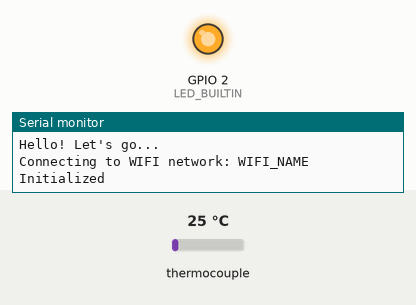
Simulated run of this program. Board: ESP8266 (NodeMCU). Parts: output pins drawn as LEDs (lit = HIGH, except the on-board LED, lit = LOW), the last lines printed to the serial monitor. Dashed ring = blinking. The test bench sets the inputs (shaded band); at power-on: thermocouple 25 °C. WiFi joins after 1.5 s; servers stay silent unless stated; no MQTT or app messages arrive unless stated.

Above: at 2.1 s.
At 2.6 s:
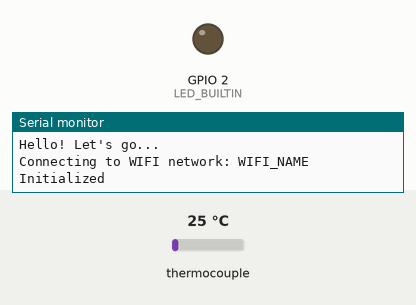
3.8 s: thermocouple set to 6 °C
At 4.3 s:
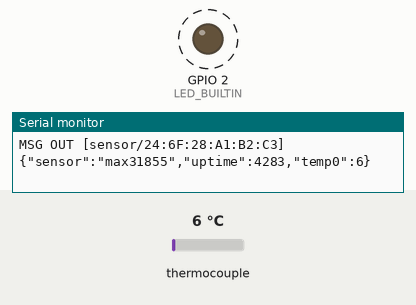
Timing chart, 0 to 12.8 s (numbered marks = the images above; inputs shaded):
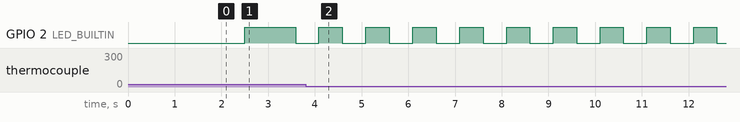

The program:

main.cpp
```cpp
///////////////////////// COMMON HEADER BEGIN
#define CONFIG_WIFI_NAME "WIFI_NAME"
#define CONFIG_WIFI_PSK "WIFI_PASSWORD"
#define CONFIG_MQTT_BROKER_ADDRESS "iot.fh-muenster.de"
#define CONFIG_MQTT_BROKER_USER "MQTT_USER"
#define CONFIG_MQTT_BROKER_PASSWORD "MQTT_PASSWORD"

#define DEBUG_OUTPUT
#define MQTT_OUTPUT

#define OTA_ENABLED
//#define OTA_PASSWORD "bruttonetto"

//#define HMAC_ENABLED
#define HMAC_KEY "d14a028c2a3a2bc9476102bb288234c415a2b01f828ea62ac5b3e42f"

#define BEACON_INTERVAL 5000

//#define MQTT_MAX_PACKET_SIZE 512 << BE AWARE OF THIS!!

#ifndef DEVICE_TYPE
#define DEVICE_TYPE "GENERIC-ESP"
#endif

#include <PubSubClient.h>
#include <ArduinoJson.h>

#ifdef OTA_ENABLED
#include <ArduinoOTA.h>
#endif // OTA_ENABLED

#ifdef HMAC_ENABLED
#include <base64.h>
#include "mbedtls/md.h"
mbedtls_md_context_t md_context;
mbedtls_md_type_t md_type = MBEDTLS_MD_SHA256;
const char *md_key = HMAC_KEY;
#endif // HMAC_ENABLED

#ifdef ESP32
#include <WiFi.h>
#else // ESP32
#include <ESP8266WiFi.h>
#endif // ESP32

// Buffer size used at various places
#define BUFFER_SIZE 512

String mqtt_client_id;
String mqtt_sensor_topic;
String mqtt_beacon_topic;
char mqtt_last_will_buffer[BUFFER_SIZE];

// WiFi / MQTT
WiFiClient espClient;
PubSubClient mqtt_client(espClient);

static bool common_setup(void);
static bool common_loop(void);
static void beacon_send(void);
static bool mqtt_connect(void);
static bool wifi_connect(void);
static bool json_send(const char *mqtt_topic, JsonObject json_data);
static int json_serialize(JsonObject json_data, char *buffer, size_t buffer_size);
///////////////////////// COMMON HEADER END

#define SENSOR_INTERVAL 100

#include <SPI.h>
#include <Wire.h>
#include "Adafruit_MAX31855.h"

// MAX31855 Thermocouple
// Example creating a thermocouple instance with software SPI on any three digital IO pins.
#define MAXDO     12
#define MAXCLK    14
#define MAXCS0    13
#define MAXCS1    16

// Initialize the Thermocouple
Adafruit_MAX31855 thermocouple(MAXCLK, MAXCS0, MAXDO);

static void max31855_send(void);

void setup(void) {
	common_setup();
	delay(500);
}

void loop(void) {
	static long last_value_sent;

	if (!common_loop()) {
		// Something went wrong, skip further execution
		return;
	}

	// Send sensor values every SENSOR_INTERVAL
	if (last_value_sent == 0 || SENSOR_INTERVAL == 0 || (millis() - last_value_sent) >= SENSOR_INTERVAL) {
		last_value_sent = millis();
		max31855_send();
	}

}

static void max31855_send() {
	StaticJsonDocument<512> json_doc;
	JsonObject json_data = json_doc.to<JsonObject>();

	json_data["sensor"]   = "max31855";
	json_data["uptime"]   = millis();
	json_data["temp0"]    = thermocouple.readCelsius();

	json_send(mqtt_sensor_topic.c_str(), json_data);
}

///////////////////////// COMMON FUNCTIONS BEGIN
static bool common_setup(void) {
	Serial.begin(115200);
	delay(2000);
	Serial.println(F("Hello! Let's go..."));

	// We're using the pin for activity indication
	pinMode(LED_BUILTIN, OUTPUT);
	randomSeed(micros());

	// WIFI
	Serial.printf("Connecting to WIFI network: %s\n", CONFIG_WIFI_NAME);
	WiFi.begin(CONFIG_WIFI_NAME, CONFIG_WIFI_PSK);

	// MQTT setup
	mqtt_client.setServer(CONFIG_MQTT_BROKER_ADDRESS, 1883);
	mqtt_client_id = String(WiFi.macAddress());
	mqtt_sensor_topic = "sensor/" + mqtt_client_id;
	mqtt_beacon_topic = "beacon/" + mqtt_client_id;

	// MQTT last will
	StaticJsonDocument<128> json_doc;
	JsonObject json_data  = json_doc.to<JsonObject>();
	json_data["id"]       = mqtt_client_id;
	json_data["type"]     = 2;
	serializeJson(json_data, mqtt_last_will_buffer, BUFFER_SIZE);

#ifdef OTA_ENABLED
#ifdef OTA_PASSWORD
	ArduinoOTA.setPassword(OTA_PASSWORD);
#else // OTA_PASSWORD
	ArduinoOTA.setPassword(mqtt_client_id.c_str());
#endif // OTA_PASSWORD
#ifdef ESP32
	ArduinoOTA.setMdnsEnabled(false);
#endif // ESP32
	ArduinoOTA.setPort(54321);
	ArduinoOTA.onStart([]() {
		String type;
		if (ArduinoOTA.getCommand() == U_FLASH) {
			type = "sketch";
		} else {
			// U_SPIFFS
			type = "filesystem";
		}

		// NOTE: if updating SPIFFS this would be the place to unmount SPIFFS using SPIFFS.end()
		Serial.println("Start updating " + type);
	});

	ArduinoOTA.onProgress([](unsigned int progress, unsigned int total) {
		Serial.printf("Progress: %u%%\r", (progress / (total / 100)));
		digitalWrite(LED_BUILTIN, !digitalRead(LED_BUILTIN));
	});

	ArduinoOTA.onEnd([]() {
		Serial.println("\nEnd");
	});

	ArduinoOTA.onError([](ota_error_t error) {
			Serial.printf("Error[%u]: ", error);

			switch (error) {
				case OTA_AUTH_ERROR:
					Serial.println(F("OTA - Auth failed"));
					break;
				case OTA_BEGIN_ERROR:
					Serial.println(F("OTA - Begin failed"));
					break;
				case OTA_CONNECT_ERROR:
					Serial.println(F("OTA - Connect failed"));
					break;
				case OTA_RECEIVE_ERROR:
					Serial.println(F("OTA - Receive failed"));
					break;
				case OTA_END_ERROR:
					Serial.println(F("OTA - End failed"));
					break;
			}
		});

	ArduinoOTA.begin();
#endif // OTA_ENABLED

#ifdef HMAC_ENABLED
	mbedtls_md_init(&md_context);
	mbedtls_md_setup(&md_context, mbedtls_md_info_from_type(md_type), 1);
#endif // HMAC_ENABLED

	Serial.println(F("Initialized"));
	return true;
}

bool common_loop(void) {
	static long last_beacon_sent;
	static long last_led_toggle;
#ifdef DEBUG_OUTPUT
	static long hz_counter;
	static long hz_counter_delta;
#endif // DEBUG_OUTPUT

	// Toggle status LED as activity indicator
	if (last_led_toggle == 0 || (millis() - last_led_toggle) >= 500) {
		last_led_toggle = millis();
		digitalWrite(LED_BUILTIN, !digitalRead(LED_BUILTIN));
	}

	// Maintain WiFi connection
	if (!wifi_connect()) {
		delay(5000);
		return false;
	}

#ifdef OTA_ENABLED
	ArduinoOTA.handle();
#endif // OTA_ENABLED

#ifdef MQTT_OUTPUT
	// Maintain MQTT connection
	if (!mqtt_connect()) {
		delay(5000);
		return false;
	}
	mqtt_client.loop();
#endif // MQTT_OUTPUT

	// Send a beacon every BEACON_INTERVAL
	if (last_beacon_sent == 0 || BEACON_INTERVAL == 0 || (millis() - last_beacon_sent) >= BEACON_INTERVAL) {
		beacon_send();
		last_beacon_sent = millis();
	}

#ifdef DEBUG_OUTPUT
	if ((millis() - hz_counter_delta) >= 1000) {
		Serial.printf("Loop Freq : %ld Hz\n", hz_counter);
		hz_counter_delta = millis();
		hz_counter = 0;
	}
	hz_counter++;
#endif

	return true;
}

static void beacon_send(void) {
	uint8_t* bssid = WiFi.BSSID();
	char mac[18];
	char desc[64];
	StaticJsonDocument<BUFFER_SIZE> json_doc;
	JsonObject json_data = json_doc.to<JsonObject>();

	snprintf(desc, sizeof(desc), "%s|%s", WiFi.localIP().toString().c_str(), __DATE__);

	json_data["id"]       = mqtt_client_id;
	json_data["type"]     = 1;
	json_data["device"]   = DEVICE_TYPE;
	json_data["desc"]     = desc;
	json_data["rssi"]     = WiFi.RSSI();
	json_data["uptime"]   = millis();

	if (bssid) {
		sprintf(mac, "%02X:%02X:%02X:%02X:%02X:%02X", bssid[0], bssid[1], bssid[2], bssid[3], bssid[4], bssid[5]);
		json_data["bssid"]  = String(mac);
	}

	json_send(mqtt_beacon_topic.c_str(), json_data);
}

static bool json_send(const char *mqtt_topic, JsonObject json_data) {
	char buffer[BUFFER_SIZE];
	int bufferlen;

	bufferlen = json_serialize(json_data, buffer, BUFFER_SIZE);

#ifdef DEBUG_OUTPUT
	Serial.print("MSG OUT [");
	Serial.print(mqtt_topic);
	Serial.print("] ");
	Serial.println(buffer);
#endif // DEBUG_OUTPUT

#ifdef MQTT_OUTPUT
	if (!mqtt_client.publish(mqtt_topic, (const uint8_t *) buffer, bufferlen)) {
		Serial.println("publish failed!");
		return false;
	}
#endif // MQTT_OUTPUT

	return true;
}

static int json_serialize(JsonObject json_data, char *buffer, size_t buffer_size) {
	int buffer_filled = 0;

#ifdef HMAC_ENABLED
	byte hmac_hash[32];

	json_data["hmac"] = "";
	buffer_filled = serializeJson(json_data, buffer, buffer_size);

	mbedtls_md_hmac_starts(&md_context, (const unsigned char *) md_key, strlen(md_key));
	mbedtls_md_hmac_update(&md_context, (const unsigned char *) buffer, buffer_filled);
	mbedtls_md_hmac_finish(&md_context, hmac_hash);
	json_data["hmac"] = base64::encode(hmac_hash, 32);

#if 0
	for (int i= 0; i< sizeof(hmac_hash); i++){
			char str[3];
			sprintf(str, "%02X", (int)hmac_hash[i]);
			Serial.print(str);

	}
	Serial.println("");
#endif // DEBUG_OUTPUT
#endif // HMAC_ENABLED

	buffer_filled = serializeJson(json_data, buffer, buffer_size);

	return buffer_filled;
}

static bool mqtt_connect(void) {
	// Loop until we're reconnected
	if (mqtt_client.connected()) {
		return true;
	}

	Serial.print(F("espClient.connected() = "));
	Serial.println(espClient.connected());

	Serial.print(F("Current MQTT state : "));
	Serial.println(mqtt_client.state());

	Serial.print(F("Attempting MQTT connection to "));
	Serial.print(CONFIG_MQTT_BROKER_ADDRESS);
	Serial.print(" ...");

	// Try to connect
	if (mqtt_client.connect(mqtt_client_id.c_str(), CONFIG_MQTT_BROKER_USER, CONFIG_MQTT_BROKER_PASSWORD, mqtt_beacon_topic.c_str(), 0, false, mqtt_last_will_buffer)) {
		Serial.println(F("connected"));
		return true;
	} else {
		Serial.print("failed, rc=");
		Serial.println(mqtt_client.state());
		return false;
	}

	return false;
}

static bool wifi_connect(void) {
	int connection_tries = 0;

	if (WiFi.isConnected()) {
		return true;
	}

	while (!WiFi.isConnected()) {
		delay(1000);
		Serial.print(".");

		if (++connection_tries >= 5) {
			Serial.println(" - failed");
			Serial.println("Connection failed after 5 tries, waiting 61 seconds and calling WiFi.reconnect()");
			delay(61000); // delaying for 61 seconds thanks to &^%$# security policies of our wifi vendor
			WiFi.reconnect();
			return false;
		}
	}

	Serial.println(" connected!");
	Serial.print("MAC: ");
	Serial.println(String(WiFi.macAddress()));
	Serial.print("IP: ");
	Serial.println(WiFi.localIP());
	Serial.print("SM: ");
	Serial.println(WiFi.subnetMask());
	Serial.print("GW: ");
	Serial.println(WiFi.gatewayIP());
	Serial.print("BSSID: ");
	Serial.println(WiFi.BSSIDstr());
	Serial.println("");

	return true;
}

///////////////////////// COMMON FUNCTIONS END
```

Measured:
- by itself, GPIO 2 (LED_BUILTIN): alternates HIGH for 0.50 s and LOW for 0.50 s
